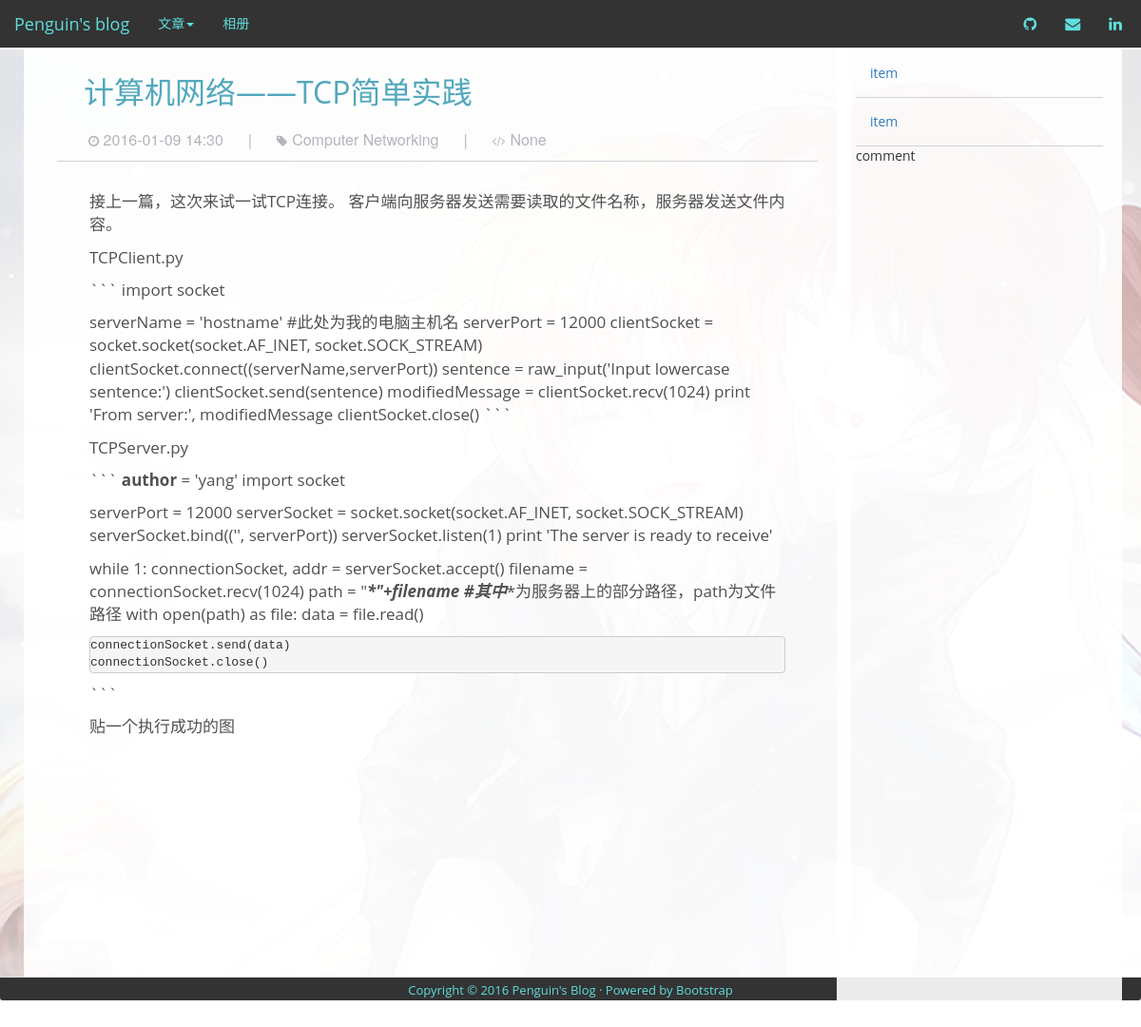
The page /post/5 on the database its author committed.
### app/models.py (models this page shows)
class Post(db.Model):
    id = db.Column(db.Integer, primary_key=True)
    title = db.Column(db.String)
    body = db.Column(db.String)
    timestamp = db.Column(db.String)
    tag = db.Column(db.String)
    info = db.Column(db.String)
    body_markdown = db.Column(db.String)
    counter = db.Column(db.Integer)
    lan_used = db.Column(db.String)

### app/views.py (the view)
@app.route('/post/<post_id>')
def post(post_id):
    post = db.session.query(Post).filter(Post.id == post_id).first()
    html_txt = markdown.markdown(post.body_markdown)
    post.body = html_txt
    db.session.add(post)
    db.session.commit()
    return render_template('post.html',
                           post = post)

### app/views.py (called while the page is built)
@app.before_request #register a function to run before every request
def before_request():
    g.user = current_user
    if g.user.is_authenticated:
        g.user.last_seen = datetime.utcnow()
        db.session.add(g.user)
        db.session.commit()

### app/templates/post.html
{% extends "base.html" %}
{% block content %}
<div>
    <div class="post">
        <div class="post-header">
            <div class="post-title">{{post.title}}</div>
            <div class="post-header-buttom">
                <div class="post-timestamp"> {{post.timestamp}}</div>
                <div class="post-header-buttom-divider">|</div>
                <div class="post-tag">{{post.tag}}</div>
                <div class="post-header-buttom-divider">|</div>
                <div class="post-lan">{{post.lan_used}}</div>
            </div>
        </div>
        <div class="post-body font-kai">
            {{post.body | safe}}
        </div>
    </div>
</div>
{% endblock %}

### app/static/custom.css (style rules this page uses)
body { z-index: 0; font-family: 'Open Sans','Helvetica Neue',Arial,'Hiragino Sans GB','Microsoft YaHei','WenQuanYi Micro Hei',sans-serif; }
.post { margin: 10px; padding: 10px; padding-bottom: 100px; }
.post-header, .post-body { padding-left: 2em; padding-right: 2em; }
.post-header { display: block; color: #333; margin: 0; line-height: 20px; border-bottom: solid 1px #cfd2d8; }
.post-title { display: block; font-size: xx-large; color: #52a8bc; font-weight: 500; }
.post-header-buttom { display: block; padding-left: 5px; padding-top: 10px; padding-bottom: 10px; min-height: 30px; }
.post-timestamp:before { font-family: FontAwesome; content: "\f017"; font-size: small; }
.post-tag:before { font-family: FontAwesome; content: "\f02b"; font-size: small; padding-right: 5px; }
.post-lan:before { font-family: FontAwesome; content: "\f121"; font-size: small; padding-right: 5px; }
.post-timestamp, .post-tag, .post-lan { display: inline-block; padding: 20px; padding-bottom: 0px; font-size: medium; font-family: "Helvetica Neue", Helvetica, Arial, sans-serif; color: #b2b5ba; }
.post-timestamp { padding-left: 0px; }
.post-header-buttom-divider { display: inline-block; font-size: medium; color: #b2b5ba; }
.post-body { padding-top: 30px; padding-left: 2em; padding-right: 2em; font-size: 17px; font-weight: 400; color: #505050; }
pre { padding: 0px; }

### rows shown on the page
Post: title "计算机网络——TCP简单实践", timestamp "2016-01-09 14:30", tag "Computer Networking", lan_used "None", body "接上一篇，这次来试一试TCP连接。 客户端向服务器发送需要读取的文件名称，服务器发送文件内容。 TCPClient.py ``` import socket serverName = 'hostname' #此处为我的电脑主机名 serverPort = 12000 clientSocket = socket.socket(socket.AF_INET, socket.SOCK_STREAM) clientSocket.connect((serverName,serverPort)) sentence = raw_input('Input lowercase sentence:') clientSocket.send(sentence) modifiedMessage = clientSocket.recv(1024) print 'From server:', modifiedMessage clientSocket.close() ``` TCPServer.py ``` author = 'yang' import socket serverPort = 12000 serverSocket = socket.socket(socket.AF_INET, socket.SOCK_STREAM) serverSocket.bind(('', serverPort)) serverSocket.listen(1) print 'The server is ready to receive' while 1: connectionSocket, addr =…"
